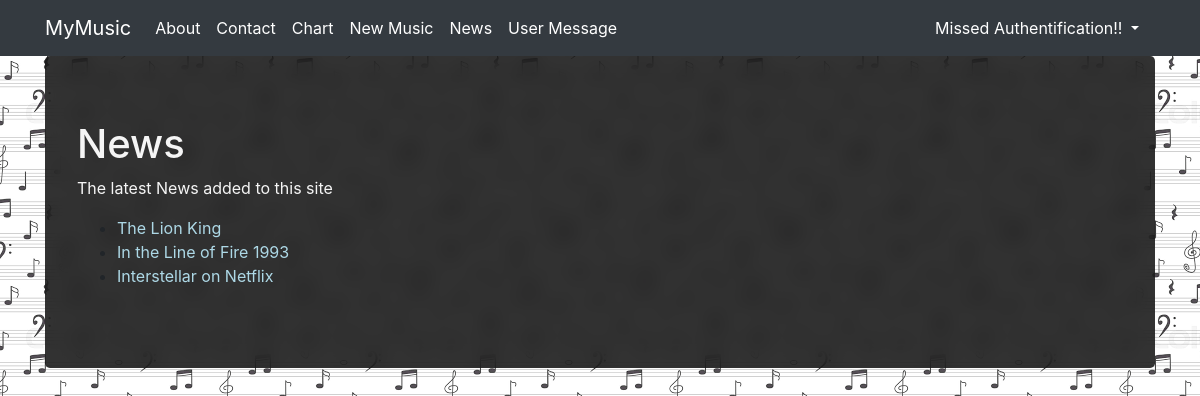
Page /news/ on the committed database.
### myapp/models.py (models this page shows, shortened)
class News(models.Model):
    news_title = models.CharField(max_length=100)
    news_writer = models.CharField(max_length=100)
    published_date = models.DateTimeField(auto_now_add=True)
    news_detail = models.TextField()
    news_image = models.ImageField(upload_to='')
    class Meta:
        verbose_name_plural = 'News'

### myapp/views.py (the view)
# urls.py: path('news/', news, name='news'),
def news(request):
    news = News.objects.order_by('-published_date')
    context = {
        'news': news
    }
    return render(request, 'news.html', context)

### myapp/templates/news.html
{% extends 'base.html' %}
{% block content %}
<h1>News</h1>
<p>The latest News added to this site</p>
<ul>
    {% for n in news %}
    <li>
        <a href = "{% url 'news-details' n.pk %}">
            {{ n.news_title }}
        </a>
    </li>
    {% endfor %}
</ul>
{% endblock %}

### myapp/static/index.css (style rules this page uses)
body { background-image: url('/static/bck_images.png'); background-repeat: repeat; }
p,h1,h2,h3,h4,h5,h6,label { color: whitesmoke; }
a { color: lightblue; }

### rows in the picture
News: news_title "The Lion King"
News: news_title "In the Line of Fire 1993"
News: news_title "Interstellar on Netflix"
